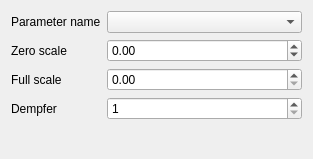
     <widget class="QWidget" name="tab">
      <attribute name="title">
       <string>Сокоочистка</string>
      </attribute>
      <layout class="QGridLayout" name="gridLayout_3">
       <item row="0" column="1">
        <widget class="QComboBox" name="bx_Teg_1"/>
       </item>
       <item row="2" column="1">
        <widget class="QDoubleSpinBox" name="sb_Fs_1">
         <property name="keyboardTracking">
          <bool>false</bool>
         </property>
         <property name="maximum">
          <double>1000.000000000000000</double>
         </property>
        </widget>
       </item>
       <item row="2" column="0">
        <widget class="QLabel" name="label_7">
         <property name="sizePolicy">
          <sizepolicy hsizetype="Fixed" vsizetype="Preferred">
           <horstretch>0</horstretch>
           <verstretch>0</verstretch>
          </sizepolicy>
         </property>
         <property name="text">
          <string>Full scale</string>
         </property>
        </widget>
       </item>
       <item row="0" column="0">
        <widget class="QLabel" name="label_13">
         <property name="sizePolicy">
          <sizepolicy hsizetype="Fixed" vsizetype="Preferred">
           <horstretch>0</horstretch>
           <verstretch>0</verstretch>
          </sizepolicy>
         </property>
         <property name="text">
          <string>Parameter name</string>
         </property>
        </widget>
       </item>
       <item row="1" column="1">
        <widget class="QDoubleSpinBox" name="sb_Zs_1">
         <property name="keyboardTracking">
          <bool>false</bool>
         </property>
         <property name="minimum">
          <double>-1000.000000000000000</double>
         </property>
         <property name="maximum">
          <double>1000.000000000000000</double>
         </property>
        </widget>
       </item>
       <item row="3" column="1">
        <widget class="QSpinBox" name="sb_f_1">
         <property name="keyboardTracking">
          <bool>false</bool>
         </property>
         <property name="minimum">
          <number>1</number>
         </property>
         <property name="maximum">
          <number>100</number>
         </property>
        </widget>
       </item>
       <item row="4" column="0" colspan="2">
        <spacer name="verticalSpacer_2">
         <property name="orientation">
          <enum>Qt::Vertical</enum>
         </property>
         <property name="sizeHint" stdset="0">
          <size>
           <width>291</width>
           <height>28</height>
          </size>
         </property>
        </spacer>
       </item>
       <item row="3" column="0">
        <widget class="QLabel" name="label_6">
         <property name="sizePolicy">
          <sizepolicy hsizetype="Fixed" vsizetype="Preferred">
           <horstretch>0</horstretch>
           <verstretch>0</verstretch>
          </sizepolicy>
         </property>
         <property name="text">
          <string>Dempfer</string>
         </property>
        </widget>
       </item>
       <item row="1" column="0">
        <widget class="QLabel" name="label_5">
         <property name="sizePolicy">
          <sizepolicy hsizetype="Fixed" vsizetype="Preferred">
           <horstretch>0</horstretch>
           <verstretch>0</verstretch>
          </sizepolicy>
         </property>
         <property name="text">
          <string>Zero scale</string>
         </property>
        </widget>
       </item>
      </layout>
     </widget>
